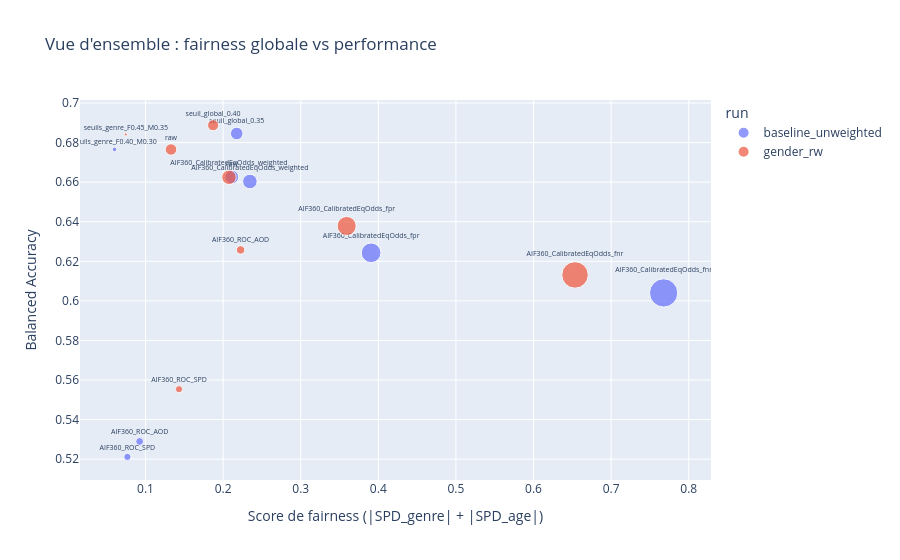

Here is the notebook cell this chart was saved with:
### Markdown cell above
---
## 9. Combinaison pre-processing + post-processing

Le point final attendu par le projet : **la combinaison des deux approches fait-elle mieux
que chaque methode seule ?**

On prend la meilleure strategie de pre-processing et on lui applique chaque methode
de post-processing. On compare avec le baseline + post-processing.

### Code cell
# Tableau de synthese : toutes les combinaisons testees
if not post_results_df.empty:
    synthesis = post_results_df.copy()
    synthesis['methode'] = synthesis['run'] + ' | ' + synthesis['stage']
    synthesis['abs_SPD_genre'] = synthesis['gender_SPD'].abs()
    synthesis['abs_SPD_age'] = synthesis['age_SPD'].abs()
    synthesis['score_fairness'] = synthesis['abs_SPD_genre'] + synthesis['abs_SPD_age']

    # Tri par score de fairness global
    synthesis_sorted = synthesis.sort_values(
        ['score_fairness', 'balanced_accuracy'], ascending=[True, False]
    ).reset_index(drop=True)

    print('=== Classement final : toutes les combinaisons pre + post ===')
    print('(Tri par score de fairness global = |SPD_genre| + |SPD_age|)')
    print()
    display(synthesis_sorted[[
        'methode', 'balanced_accuracy', 'gender_SPD', 'gender_DIR', 'gender_EOD',
        'age_SPD', 'age_DIR', 'score_fairness',
    ]].round(4))

    # Le meilleur compromis
    best = synthesis_sorted.iloc[0]
    print(f'\nMeilleur compromis : {best["methode"]}')
    print(f'  Balanced Accuracy : {best["balanced_accuracy"]:.4f}')
    print(f'  |SPD genre|        : {abs(best["gender_SPD"]):.4f}')
    print(f'  |SPD age|          : {abs(best["age_SPD"]):.4f}')
    print(f'  Score fairness     : {best["score_fairness"]:.4f}')

    # Visualisation finale
    fig = px.scatter(
        synthesis_sorted,
        x='score_fairness', y='balanced_accuracy',
        color='run', text='stage', size='abs_SPD_genre',
        title='Vue d\'ensemble : fairness globale vs performance',
        labels={'score_fairness': 'Score de fairness (|SPD_genre| + |SPD_age|)',
                'balanced_accuracy': 'Balanced Accuracy'},
    )
    fig.update_traces(textposition='top center', textfont_size=7)
    fig.show()

### Figure 1 — Plotly figure (JSON) as saved in the notebook; plotly's stock layout.template omitted (floating-point values rounded to 4 significant figures)
{"data": [{"hovertemplate": "run=baseline_unweighted<br>Score de fairness (|SPD_genre| + |SPD_age|)=%{x}<br>Balanced Accuracy=%{y}<br>abs_SPD_genre=%{marker.size}<br>stage=%{text}<extra></extra>", "legendgroup": "baseline_unweighted", "marker": {"color": "#636efa", "size": [0.01889, 0.04833, 0.05554, 0.1693, 0.1431, 0.1905, 0.3497, 0.7215], "sizemode": "area", "sizeref": 0.001804, "symbol": "circle"}, "mode": "markers+text", "name": "baseline_unweighted", "orientation": "v", "showlegend": true, "text": ["seuils_genre_F0.40_M0.30", "AIF360_ROC_SPD", "AIF360_ROC_AOD", "raw", "seuil_global_0.35", "AIF360_CalibratedEqOdds_weighted", "AIF360_CalibratedEqOdds_fpr", "AIF360_CalibratedEqOdds_fnr"], "textfont": {"size": 7}, "textposition": "top center", "type": "scatter", "x": [0.0601, 0.07666, 0.09241, 0.2112, 0.2175, 0.2345, 0.3907, 0.7677], "xaxis": "x", "y": [0.6766, 0.5211, 0.5289, 0.6626, 0.6846, 0.6603, 0.6243, 0.604], "yaxis": "y"}, {"hovertemplate": "run=gender_rw<br>Score de fairness (|SPD_genre| + |SPD_age|)=%{x}<br>Balanced Accuracy=%{y}<br>abs_SPD_genre=%{marker.size}<br>stage=%{text}<extra></extra>", "legendgroup": "gender_rw", "marker": {"color": "#EF553B", "size": [0.008774, 0.1196, 0.04654, 0.1114, 0.1885, 0.06464, 0.3278, 0.634], "sizemode": "area", "sizeref": 0.001804, "symbol": "circle"}, "mode": "markers+text", "name": "gender_rw", "orientation": "v", "showlegend": true, "text": ["seuils_genre_F0.45_M0.35", "raw", "AIF360_ROC_SPD", "seuil_global_0.40", "AIF360_CalibratedEqOdds_weighted", "AIF360_ROC_AOD", "AIF360_CalibratedEqOdds_fpr", "AIF360_CalibratedEqOdds_fnr"], "textfont": {"size": 7}, "textposition": "top center", "type": "scatter", "x": [0.0746, 0.1328, 0.1431, 0.1871, 0.2076, 0.2225, 0.3592, 0.6535], "xaxis": "x", "y": [0.6841, 0.6765, 0.5553, 0.6888, 0.6625, 0.6258, 0.6379, 0.6131], "yaxis": "y"}], "layout": {"legend": {"itemsizing": "constant", "title": {"text": "run"}, "tracegroupgap": 0}, "title": {"text": "Vue d'ensemble : fairness globale vs performance"}, "xaxis": {"anchor": "y", "domain": [0, 1], "title": {"text": "Score de fairness (|SPD_genre| + |SPD_age|)"}}, "yaxis": {"anchor": "x", "domain": [0, 1], "title": {"text": "Balanced Accuracy"}}}}
